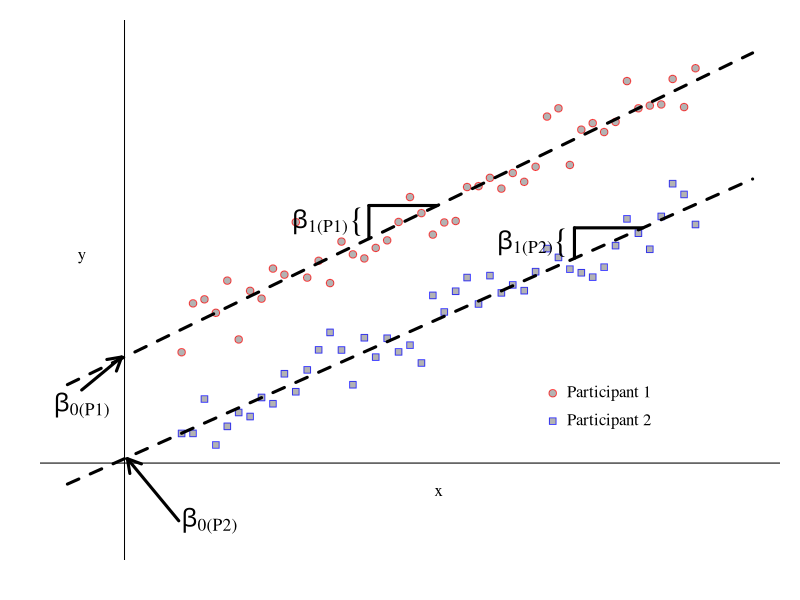

Reproduce this figure in R.
library(tidyverse)
iv <- seq(1,10,10/50)
y_1 <- 3+0.7*iv + rnorm(length(iv), sd = 0.5)
y_2 <- 0.7*iv + rnorm(length(iv), sd = 0.5)

m_1 <- lm(y_1 ~ 1 + iv)
m_2 <- lm(y_2 ~ 1 + iv)

par(pty = 'm',
    mar = c(2,2,1,1),
    family = 'serif')
plot(iv,y_1,
     frame.plot = F,
     ylab = '',
     xlab = '',
     xlim = c(-1,11),
     ylim = c(-2,11),
     yaxt = 'n',
     xaxt = 'n',
     pch = 21,
     bg = alpha('black', 0.3),
     col = alpha('red', 0.7))
points(iv,y_2,pch=22,bg = alpha('black', 0.3), col = alpha('blue', 0.7))
abline(v = 0, h = 0)
my_points_y1 <- curve(cbind(1,x) %*% coef(m_1), add = T, lwd = 3, lty = 2)
my_points_y2 <- curve(cbind(1,x) %*% coef(m_2), add = T, lwd = 3, lty = 2)

points(0.75*max(iv),0.25*max(y_2), pch = 21, bg = alpha('black', 0.3), col = alpha('red', 0.7))
points(0.75*max(iv),0.15*max(y_2),pch=22,bg = alpha('black', 0.3), col = alpha('blue', 0.7))
text(0.775*max(iv),0.25*max(y_2),'Participant 1',adj=0)
text(0.775*max(iv),0.15*max(y_2),'Participant 2',adj=0)

lines(c(my_points_y1$x[45],my_points_y1$x[45]),c(my_points_y1$y[45],my_points_y1$y[55]), lwd = 3)
lines(c(my_points_y1$x[45],my_points_y1$x[55]),c(my_points_y1$y[55],my_points_y1$y[55]), lwd = 3)
lines(c(my_points_y2$x[75],my_points_y2$x[75]),c(my_points_y2$y[75],my_points_y2$y[85]), lwd = 3)
lines(c(my_points_y2$x[75],my_points_y2$x[85]),c(my_points_y2$y[85],my_points_y2$y[85]), lwd = 3)
text(0.95*my_points_y1$x[45],(my_points_y1$y[45]+my_points_y1$y[55])/2,"{", cex = 2)
text(0.8*my_points_y1$x[45],(my_points_y1$y[45]+my_points_y1$y[55])/2, expression(beta["1(P1)"]), cex = 1.5)
text(0.97*my_points_y2$x[75],(my_points_y2$y[75]+my_points_y2$y[85])/2,"{", cex = 2)
text(0.89*my_points_y2$x[75],(my_points_y2$y[75]+my_points_y2$y[85])/2, expression(beta["1(P2)"]), cex = 1.5)
text(1,-1.5,expression(beta["0(P2)"]), adj = 0, cex = 1.5)
arrows(0.95,-1.5,0.05,coef(m_2)[[1]], lwd = 3, length = 0.15)
text(-0.75,1.5,expression(beta["0(P1)"]), adj = 0.5, cex = 1.5)
arrows(-0.75,1.9,-0.05,coef(m_1)[[1]], lwd = 3, length = 0.15)
text(0.5*max(my_points_y1$x),-0.75,"x")
text(-0.75,0.5*max(my_points_y1$y),"y")
